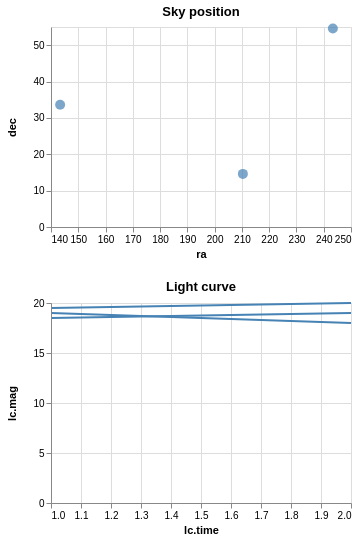

Describe this chart as a Vega-Lite specification.
### Vega specification from a JSON file in a GitHub repository (floating-point values rounded to 4 significant figures)
{"$schema": "https://vega.github.io/schema/vega/v5.json", "description": "Show a line chart corresponding to selected points.", "autosize": "pad", "padding": 5, "width": 300, "data": [{"name": "pts_store"}, {"name": "source_0", "values": [{"id": "001", "ra": 243.3, "dec": "+54.6", "lc": [{"time": 1, "mag": 18.5}, {"time": 2, "mag": 19}]}, {"id": "002", "ra": 210.3, "dec": "+14.6", "lc": [{"time": 1, "mag": 19.5}, {"time": 2, "mag": 20}]}, {"id": "003", "ra": 143.3, "dec": "+33.6", "lc": [{"time": 1, "mag": 19}, {"time": 2, "mag": 18}]}]}, {"name": "data_0", "source": "source_0", "transform": [{"type": "flatten", "fields": ["lc"], "as": ["lc"]}]}, {"name": "data_1", "source": "data_0", "transform": [{"type": "aggregate", "groupby": ["ra", "dec", "id"], "ops": [], "fields": [], "as": []}]}, {"name": "data_2", "source": "data_0", "transform": [{"type": "formula", "expr": "datum[\"lc\"] && datum[\"lc\"][\"time\"]", "as": "lc.time"}, {"type": "formula", "expr": "datum[\"lc\"] && datum[\"lc\"][\"mag\"]", "as": "lc.mag"}, {"type": "filter", "expr": "!(length(data(\"pts_store\"))) || (vlSelectionTest(\"pts_store\", datum))"}]}], "signals": [{"name": "concat_0_height", "value": 200}, {"name": "concat_1_height", "value": 200}, {"name": "unit", "value": {}, "on": [{"events": "mousemove", "update": "isTuple(group()) ? group() : unit"}]}, {"name": "pts", "update": "vlSelectionResolve(\"pts_store\")"}], "layout": {"padding": {"row": 20, "column": 20}, "columns": 1, "bounds": "full", "align": "each"}, "marks": [{"type": "group", "name": "concat_0_group", "title": {"text": "Sky position", "frame": "group"}, "style": "cell", "encode": {"update": {"width": {"signal": "width"}, "height": {"signal": "concat_0_height"}}}, "signals": [{"name": "pts_tuple", "on": [{"events": [{"source": "scope", "type": "click"}], "update": "datum && item().mark.marktype !== 'group' ? {unit: \"concat_0\", fields: pts_tuple_fields, values: [(item().isVoronoi ? datum.datum : datum)[\"id\"]]} : null", "force": true}]}, {"name": "pts_tuple_fields", "value": [{"field": "id", "type": "E"}]}, {"name": "pts_toggle", "value": false, "on": [{"events": [{"source": "scope", "type": "click"}], "update": "event.shiftKey"}]}, {"name": "pts_modify", "update": "modify(\"pts_store\", pts_toggle ? null : pts_tuple, pts_toggle ? null : true, pts_toggle ? pts_tuple : null)"}], "marks": [{"name": "concat_0_marks", "type": "symbol", "style": ["circle"], "from": {"data": "data_1"}, "encode": {"update": {"opacity": {"value": 0.7}, "fill": [{"test": "datum[\"ra\"] === null || isNaN(datum[\"ra\"]) || datum[\"dec\"] === null || isNaN(datum[\"dec\"])", "value": null}, {"test": "!(length(data(\"pts_store\"))) || (vlSelectionTest(\"pts_store\", datum))", "value": "steelblue"}, {"value": "grey"}], "tooltip": {"signal": "{\"ra\": format(datum[\"ra\"], \"\"), \"dec\": format(datum[\"dec\"], \"\")}"}, "x": {"scale": "concat_0_x", "field": "ra"}, "y": {"scale": "concat_0_y", "field": "dec"}, "size": {"value": 100}, "shape": {"value": "circle"}}}}], "axes": [{"scale": "concat_0_x", "orient": "bottom", "grid": false, "title": "ra", "labelFlush": true, "labelOverlap": true, "tickCount": {"signal": "ceil(width/40)"}, "zindex": 1}, {"scale": "concat_0_x", "orient": "bottom", "gridScale": "concat_0_y", "grid": true, "tickCount": {"signal": "ceil(width/40)"}, "domain": false, "labels": false, "maxExtent": 0, "minExtent": 0, "ticks": false, "zindex": 0}, {"scale": "concat_0_y", "orient": "left", "grid": false, "title": "dec", "labelOverlap": true, "tickCount": {"signal": "ceil(concat_0_height/40)"}, "zindex": 1}, {"scale": "concat_0_y", "orient": "left", "gridScale": "concat_0_x", "grid": true, "tickCount": {"signal": "ceil(concat_0_height/40)"}, "domain": false, "labels": false, "maxExtent": 0, "minExtent": 0, "ticks": false, "zindex": 0}]}, {"type": "group", "name": "concat_1_group", "title": {"text": "Light curve", "frame": "group"}, "style": "cell", "encode": {"update": {"width": {"signal": "width"}, "height": {"signal": "concat_1_height"}}}, "marks": [{"name": "concat_1_pathgroup", "type": "group", "from": {"facet": {"name": "faceted_path_concat_1_main", "data": "data_2", "groupby": ["id"]}}, "encode": {"update": {"width": {"field": {"group": "width"}}, "height": {"field": {"group": "height"}}}}, "marks": [{"name": "concat_1_marks", "type": "line", "style": ["line"], "sort": {"field": "datum[\"lc.time\"]", "order": "descending"}, "from": {"data": "faceted_path_concat_1_main"}, "encode": {"update": {"stroke": {"value": "steelblue"}, "tooltip": {"signal": "{\"lc.time\": format(datum[\"lc.time\"], \"\"), \"lc.mag\": format(datum[\"lc.mag\"], \"\"), \"id\": ''+datum[\"id\"]}"}, "x": {"scale": "concat_1_x", "field": "lc\\.time"}, "y": {"scale": "concat_1_y", "field": "lc\\.mag"}, "defined": {"signal": "datum[\"lc.time\"] !== null && !isNaN(datum[\"lc.time\"]) && datum[\"lc.mag\"] !== null && !isNaN(datum[\"lc.mag\"])"}}}}]}], "axes": [{"scale": "concat_1_x", "orient": "bottom", "grid": false, "title": "lc.time", "labelFlush": true, "labelOverlap": true, "tickCount": {"signal": "ceil(width/40)"}, "zindex": 1}, {"scale": "concat_1_x", "orient": "bottom", "gridScale": "concat_1_y", "grid": true, "tickCount": {"signal": "ceil(width/40)"}, "domain": false, "labels": false, "maxExtent": 0, "minExtent": 0, "ticks": false, "zindex": 0}, {"scale": "concat_1_y", "orient": "left", "grid": false, "title": "lc.mag", "labelOverlap": true, "tickCount": {"signal": "ceil(concat_1_height/40)"}, "zindex": 1}, {"scale": "concat_1_y", "orient": "left", "gridScale": "concat_1_x", "grid": true, "tickCount": {"signal": "ceil(concat_1_height/40)"}, "domain": false, "labels": false, "maxExtent": 0, "minExtent": 0, "ticks": false, "zindex": 0}]}], "scales": [{"name": "concat_0_x", "type": "linear", "domain": {"data": "data_1", "field": "ra"}, "range": [0, {"signal": "width"}], "zero": false, "nice": true}, {"name": "concat_0_y", "type": "linear", "domain": {"data": "data_1", "field": "dec"}, "range": [{"signal": "concat_0_height"}, 0], "nice": true, "zero": true}, {"name": "concat_1_x", "type": "linear", "domain": {"data": "data_2", "field": "lc\\.time"}, "range": [0, {"signal": "width"}], "zero": false, "nice": true}, {"name": "concat_1_y", "type": "linear", "domain": {"data": "data_2", "field": "lc\\.mag"}, "range": [{"signal": "concat_1_height"}, 0], "nice": true, "zero": true}], "config": {"axisY": {"minExtent": 30}}}
